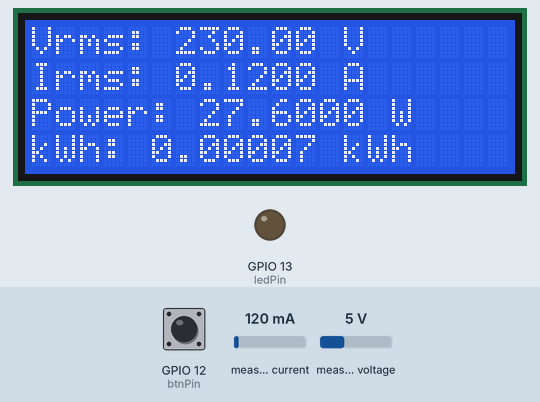
Bench run of a sketch on a simulated ESP32. On the bench: 20×4 character LCD, output pins drawn as LEDs (lit = HIGH). Inputs (shaded band) come from the test bench; at power-on: GPIO 12 (btnPin) HIGH, measured current 120 mA, measured voltage 5 V. WiFi joins after 1.5 s; servers stay silent unless stated; EEPROM starts erased; what the sketch prints to the serial monitor is not drawn.

Above: at 9.7 s.
9.8 s: GPIO 12 (btnPin) pulled LOW for 0.15 s
At 10.3 s:
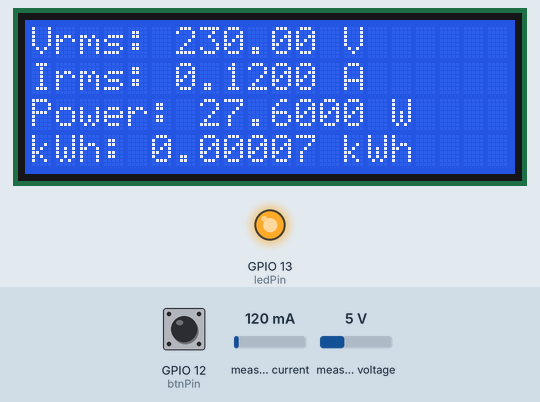
22.3 s: measured current set to 40 mA
At 24.7 s:
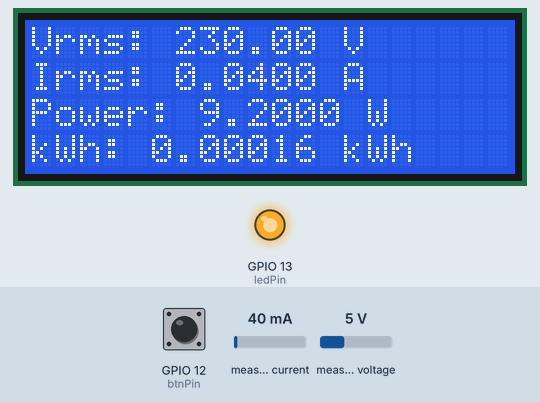
30.6 s: measured voltage set to 0.3 V
At 34.7 s:
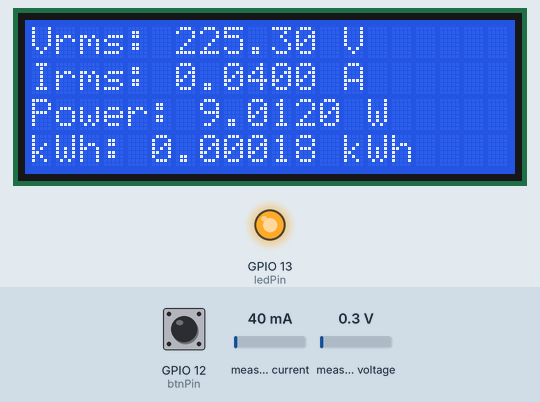
40.6 s: measured current set to 500 mA
At 44.8 s:
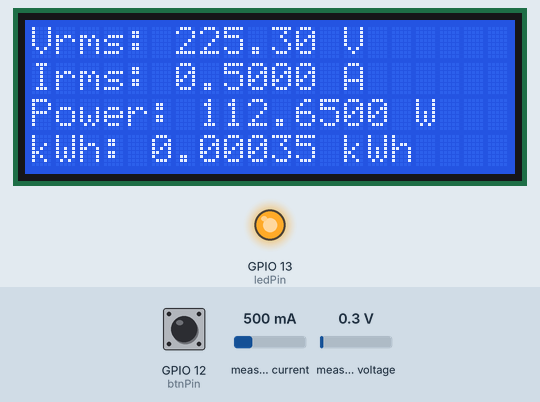
50.6 s: measured voltage set to 3.8 V
At 54.8 s:
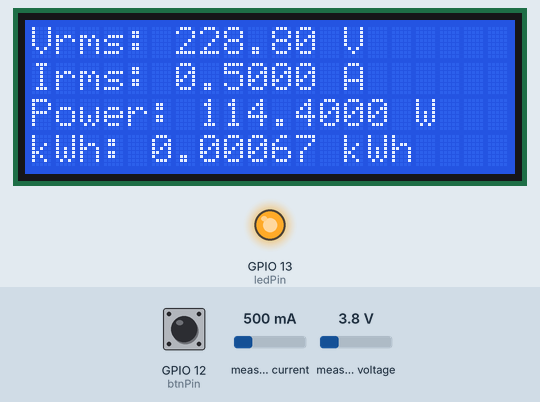
60.6 s: measured current set to 1000 mA
At 64.8 s:
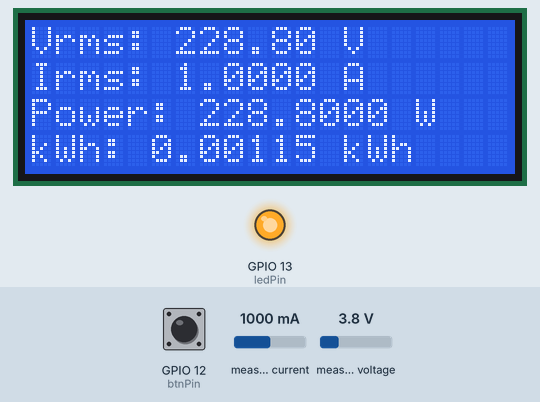
Timing chart, 0 to 66.3 s (numbered marks = the images above; inputs shaded):
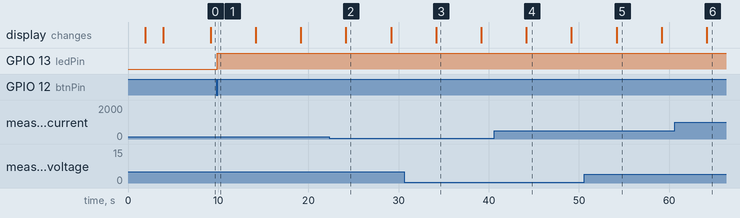

Measured:
- after the input at 9.8 s, GPIO 13 (ledPin): LOW → HIGH after 0.09 s
- what the display in image 2 shows lasts 5.0 s, from 24.2 s to 29.2 s

The sketch:

IoT_Energy_meter_Final_v1.0.0.ino
```cpp
// Blynk and WiFi credentials
const char auth[] = "MYdsKEbxuY68mPuTH3sByCSQgSmNVVU8";

const char ssid[] = "Redmi";
const char pass[] = "***************************";
#define BLYNK_TEMPLATE_ID "*****************"
#define BLYNK_TEMPLATE_NAME "IoT Energy Meter"
#define BLYNK_PRINT Serial

#include "EmonLib.h"
#include <EEPROM.h>
#include <WiFi.h>
#include <WiFiClient.h>
#include <BlynkSimpleEsp32.h>
#include <Wire.h>
#include <LiquidCrystal_I2C.h>
LiquidCrystal_I2C lcd(0x27, 20, 4);

// Constants for calibration
const float vCalibration = 41.5;
const float currCalibration = 0.15;
// Set your LED and physical button pins here
const int ledPin = 13;
const int btnPin = 12;


// EnergyMonitor instance
EnergyMonitor emon;

// Timer for regular updates
BlynkTimer timer;
 void checkPhysicalButton();

int ledState = LOW;
int btnState = HIGH;

// Every time we connect to the cloud...
BLYNK_CONNECTED() {
  // Request the latest state from the server
  Blynk.syncVirtual(V5);

  // Alternatively, you could override server state using:
  //Blynk.virtualWrite(V2, ledState);
}

// When App button is pushed - switch the state
BLYNK_WRITE(V5) {
  ledState = param.asInt();
  digitalWrite(ledPin, ledState);
}

void checkPhysicalButton()
{
  if (digitalRead(btnPin) == LOW) {
    // btnState is used to avoid sequential toggles
    if (btnState != LOW) {

      // Toggle LED state
      ledState = !ledState;
      digitalWrite(ledPin, ledState);

      // Update Button Widget
      Blynk.virtualWrite(V5, ledState);
    }
    btnState = LOW;
  } else {
    btnState = HIGH;
  }
}
// Variables for energy calculation
float kWh = 0.0;
unsigned long lastMillis = millis();

// EEPROM addresses for each variable
const int addrVrms = 0;
const int addrIrms = 4;
const int addrPower = 8;
const int addrKWh = 12;

// Function prototypes
void sendEnergyDataToBlynk();
void readEnergyDataFromEEPROM();
void saveEnergyDataToEEPROM();


void setup()
{
  Serial.begin(115200);


  // Initialize the LCD
  lcd.init();
  lcd.backlight();
   Blynk.begin(auth, ssid, pass);
 lcd.print("IoT Meter INITIALISED");
 delay(2000);
 lcd.clear();
pinMode(ledPin, OUTPUT);
  pinMode(btnPin, INPUT_PULLUP);
  digitalWrite(ledPin, ledState);
  // Initialize EEPROM with the size of the data to be stored
  EEPROM.begin(32); // Allocate 32 bytes for float values (4 bytes each) and some extra space

  // Read the stored energy data from EEPROM
  readEnergyDataFromEEPROM();

  // Setup voltage and current inputs
  emon.voltage(35, vCalibration, 1.7); // Voltage: input pin, calibration, phase_shift
  emon.current(34, currCalibration);    // Current: input pin, calibration

  // Setup a timer for sending data every 5 seconds
  timer.setInterval(5000L, sendEnergyDataToBlynk);
 timer.setInterval(100L, checkPhysicalButton);
  // A small delay for system to stabilize
  delay(1000);
}


void loop()
{
  Blynk.run();
  timer.run();
}


void sendEnergyDataToBlynk()
{
  emon.calcVI(20, 2000); // Calculate all. No.of half wavelengths (crossings), time-out

  // Calculate energy consumed in kWh
  unsigned long currentMillis = millis();
  kWh += emon.apparentPower * (currentMillis - lastMillis) / 3600000000.0;
  lastMillis = currentMillis;

  // Print data to Serial for debugging
  Serial.printf("Vrms: %.2fV\tIrms: %.4fA\tPower: %.4fW\tkWh: %.5fkWh\n",
                emon.Vrms, emon.Irms, emon.apparentPower, kWh);

  // Save the latest values to EEPROM
  saveEnergyDataToEEPROM();

  // Send data to Blynk
  Blynk.virtualWrite(V0, emon.Vrms);
  Blynk.virtualWrite(V1, emon.Irms);
  Blynk.virtualWrite(V2, emon.apparentPower);
  Blynk.virtualWrite(V3, kWh);

  // Update the LCD with the new values
  lcd.clear();
  lcd.setCursor(0, 0);
  lcd.print("Vrms: ");
  lcd.print(emon.Vrms, 2);
  lcd.print(" V");

  lcd.setCursor(0, 1);
  lcd.print("Irms: ");
  lcd.print(emon.Irms, 4);
  lcd.print(" A");

  lcd.setCursor(0, 2);
  lcd.print("Power: ");
  lcd.print(emon.apparentPower, 4);
  lcd.print(" W");

  lcd.setCursor(0, 3);
  lcd.print("kWh: ");
  lcd.print(kWh, 5);
  lcd.print(" kWh");
}


void readEnergyDataFromEEPROM()
{
  // Read the stored kWh value from EEPROM
  EEPROM.get(addrKWh, kWh);

  // Check if the read value is a valid float. If not, initialize it to zero
  if (isnan(kWh))
  {
    kWh = 0.0;
    saveEnergyDataToEEPROM(); // Save initialized value to EEPROM
  }
}

void saveEnergyDataToEEPROM()
{
  // Write the current kWh value to EEPROM
  EEPROM.put(addrKWh, kWh);

  // Commit changes to EEPROM
  EEPROM.commit();
}
```
